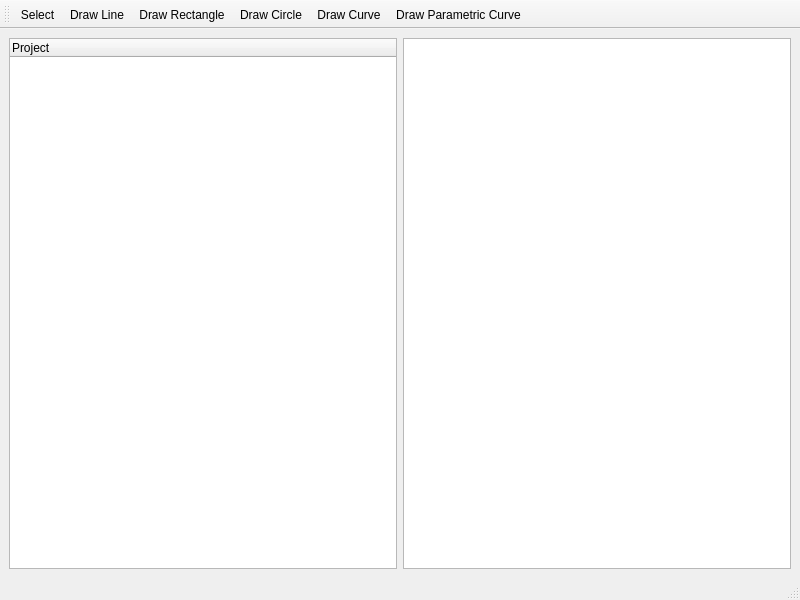
<?xml version="1.0" encoding="UTF-8"?>
<ui version="4.0">
 <class>MainWindow</class>
 <widget class="QMainWindow" name="MainWindow">
  <property name="geometry">
   <rect>
    <x>0</x>
    <y>0</y>
    <width>800</width>
    <height>600</height>
   </rect>
  </property>
  <property name="windowTitle">
   <string>MainWindow</string>
  </property>
  <widget class="QWidget" name="centralwidget">
   <layout class="QHBoxLayout" name="horizontalLayout">
    <item>
     <widget class="QTreeWidget" name="projectTree">
      <column>
       <property name="text">
        <string>Project</string>
       </property>
      </column>
     </widget>
    </item>
    <item>
     <layout class="QVBoxLayout" name="verticalLayout">
      <item>
       <widget class="GraphicsView" name="graphicsView"/>
      </item>
      <item>
       <layout class="QHBoxLayout" name="propertiesLayout"/>
      </item>
     </layout>
    </item>
   </layout>
  </widget>
  <widget class="QMenuBar" name="menubar">
   <property name="geometry">
    <rect>
     <x>0</x>
     <y>0</y>
     <width>800</width>
     <height>22</height>
    </rect>
   </property>
  </widget>
  <widget class="QStatusBar" name="statusbar"/>
  <widget class="QToolBar" name="mainToolBar">
   <property name="windowTitle">
    <string>Tools</string>
   </property>
   <attribute name="toolBarArea">
    <enum>TopToolBarArea</enum>
   </attribute>
   <attribute name="toolBarBreak">
    <bool>false</bool>
   </attribute>
   <addaction name="actionSelect"/>
   <addaction name="actionDrawLine"/>
   <addaction name="actionDrawRect"/>
   <addaction name="actionDrawCircle"/>
   <addaction name="actionDrawCurve"/>
   <addaction name="actionDrawParametric"/>
  </widget>
  <action name="actionSelect">
   <property name="text">
    <string>Select</string>
   </property>
  </action>
  <action name="actionDrawLine">
   <property name="text">
    <string>Draw Line</string>
   </property>
  </action>
  <action name="actionDrawRect">
   <property name="text">
    <string>Draw Rectangle</string>
   </property>
  </action>
  <action name="actionDrawCircle">
   <property name="text">
    <string>Draw Circle</string>
   </property>
  </action>
  <action name="actionDrawCurve">
   <property name="text">
    <string>Draw Curve</string>
   </property>
  </action>
  <action name="actionDrawParametric">
   <property name="text">
    <string>Draw Parametric Curve</string>
   </property>
  </action>
 </widget>
 <customwidgets>
  <customwidget>
   <class>GraphicsView</class>
   <extends>QGraphicsView</extends>
   <header>src.graphics_view</header>
  </customwidget>
 </customwidgets>
 <resources/>
 <connections/>
</ui>
